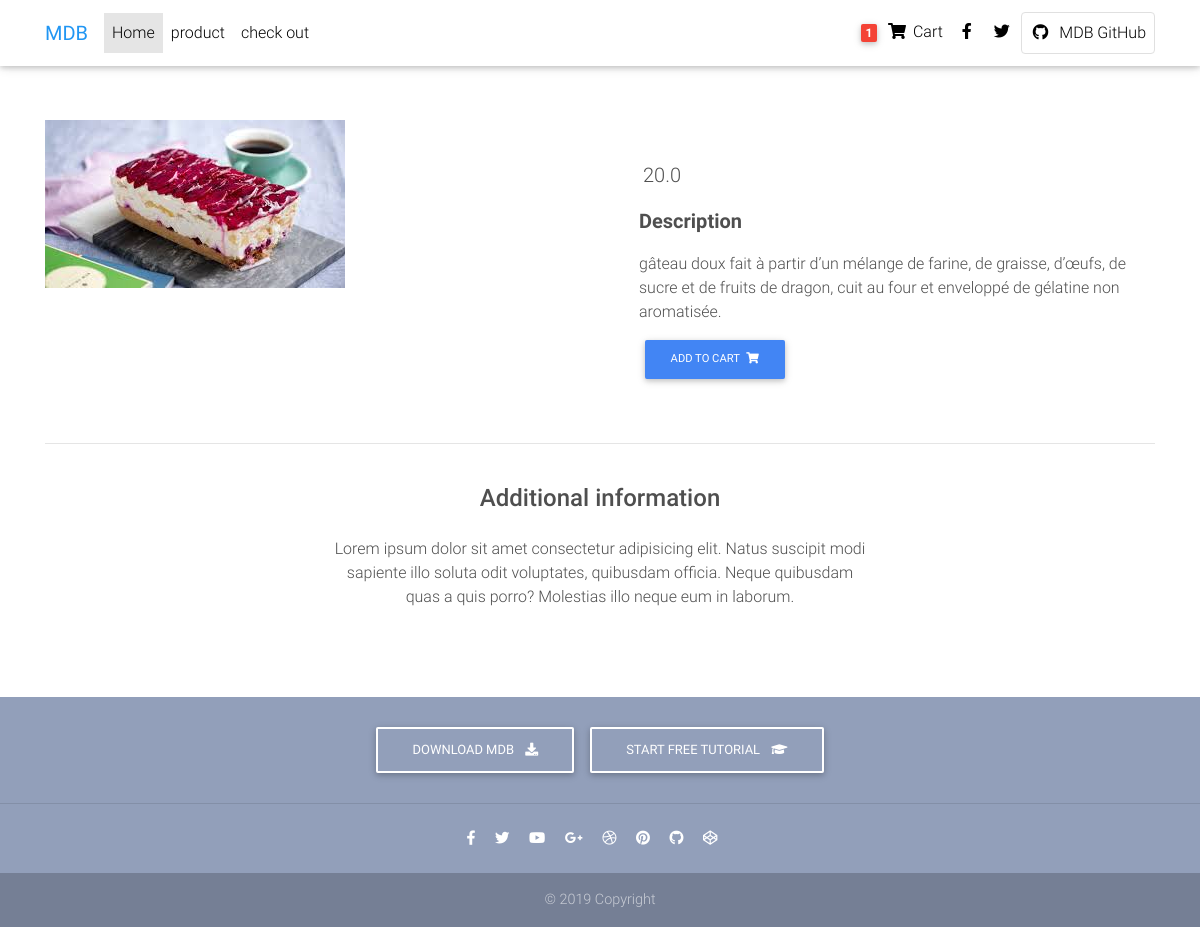
Page /product/cake/ on the earlier database version.
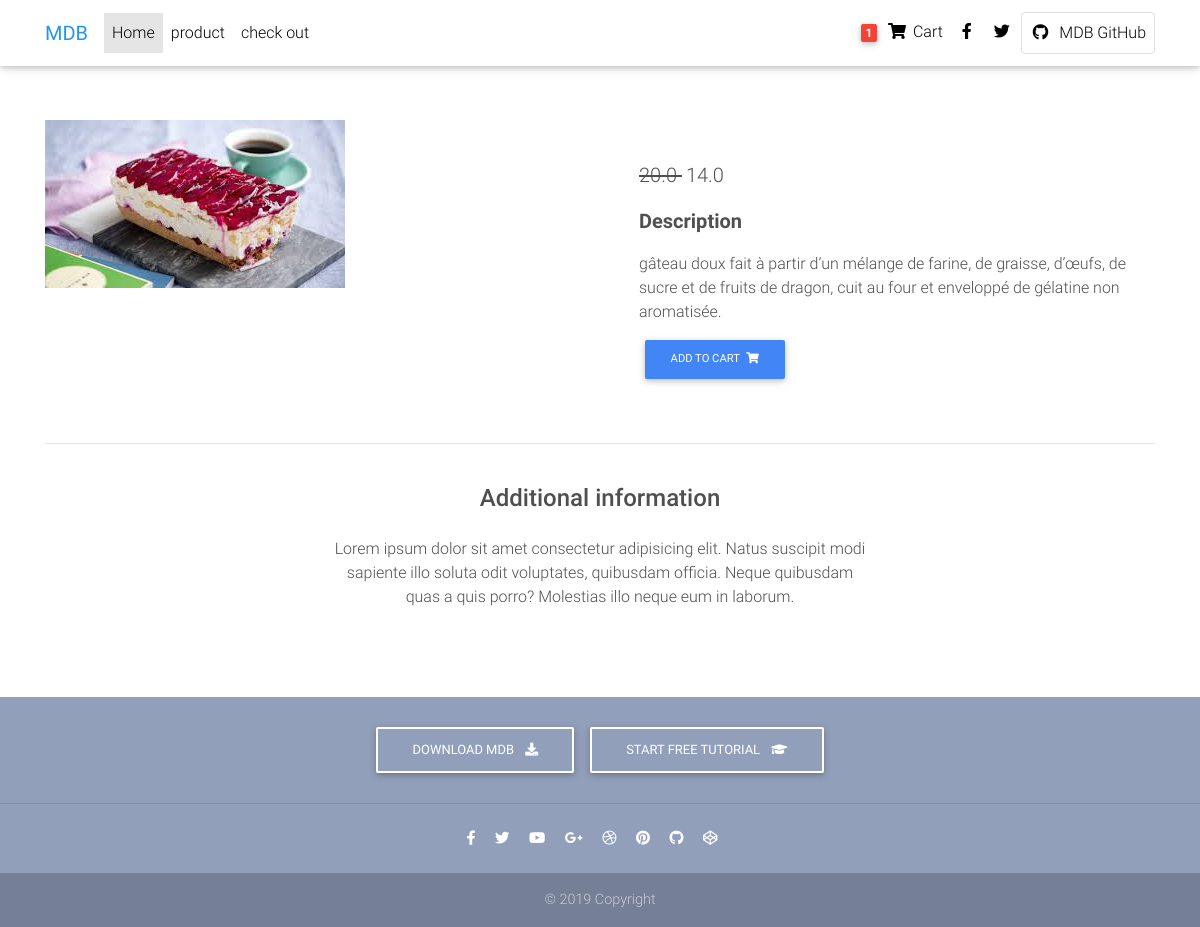
Same page on the later database version.
### core/models.py (models this page shows, shortened)
class Product(models.Model):
    title = models.CharField(max_length=100)
    price = models.FloatField()
    discount_price = models.FloatField(blank=True, null=True)
    category = models.ForeignKey(Category, blank=True, null=True, on_delete=models.CASCADE)
    subcategory = models.ForeignKey(SubCategory, blank=True, null=True, on_delete=models.CASCADE)
    slug = models.SlugField(blank=True)
    photo = models.ImageField(upload_to="gallery",default="gallery/food.png")
    description = models.TextField(default="No description available for this product")
    additional_items = models.ManyToManyField(AdditionalItem, blank=True, null=True)
    def get_add_to_cart_url(self):
        return reverse("core:add_to_cart", kwargs={'slug': self.slug})

### core/views.py (the view)
# urls.py: path('product/<slug>/', ProductDetail.as_view(), name='product'),
class ProductDetail(DetailView):
    model = Product

### templates/core/product_detail.html (shortened to what this page needs)
{% extends "core/basic.html" %}
{% block content %}
  <nav class="navbar fixed-top navbar-expand-lg navbar-light white scrolling-navbar">
    <div class="container">
      <a class="navbar-brand waves-effect" href="https://mdbootstrap.com/docs/jquery/" target="_blank">
        <strong class="blue-text">MDB</strong>
      </a>
      <div class="collapse navbar-collapse" id="navbarSupportedContent">
        <ul class="navbar-nav mr-auto">
          <li class="nav-item active">
            <a class="nav-link waves-effect" href="/">Home
            </a>
          </li>
          <li class="nav-item">
            <a class="nav-link waves-effect" href="/product/">product</a>
          </li>
          <li class="nav-item">
            <a class="nav-link waves-effect" href="/check_out/">check out
              </a>
          </li>
        </ul>
        <ul class="navbar-nav nav-flex-icons">
          <li class="nav-item">
            <a class="nav-link waves-effect">
              <span class="badge red z-depth-1 mr-1"> 1 </span>
              <i class="fas fa-shopping-cart"></i>
              <span class="clearfix d-none d-sm-inline-block"> Cart </span>
            </a>
          </li>
          <li class="nav-item">
            <a href="https://www.facebook.com/mdbootstrap" class="nav-link waves-effect" target="_blank">
              <i class="fab fa-facebook-f"></i>
            </a>
          </li>
          <li class="nav-item">
            <a href="https://twitter.com/MDBootstrap" class="nav-link waves-effect" target="_blank">
              <i class="fab fa-twitter"></i>
            </a>
          </li>
          <li class="nav-item">
            <a href="https://github.com/mdbootstrap/bootstrap-material-design" class="nav-link border border-light rounded waves-effect"
              target="_blank">
              <i class="fab fa-github mr-2"></i>MDB GitHub
            </a>
          </li>
        </ul>
      </div>
    </div>
  </nav>
  <main class="mt-5 pt-4">
    <div class="container dark-grey-text mt-5">
      <div class="row wow fadeIn">
        <div class="col-md-6 mb-4">
            <img src="{{ object.photo.url }}" class="img-fluid" alt="">
        </div>
        <div class="col-md-6 mb-4">
          <div class="p-4">
            <p class="lead">
              <span class="mr-1">
                <del>
                  {% if object.discount_price %}
                  {{object.price}}
                  {% endif %}
                </del>
              </span>
              <span>
                {% if object.discount_price %}
                  {{object.discount_price}}
                {% else %}
                    {{object.price}}
                {% endif %}
            </span>
            </p>
            <p class="lead font-weight-bold">Description</p>
            <p>{{object.description}}</p>
            <a href="{{object.get_add_to_cart_url}}" class="btn btn-primary btn-md my-0 p">Add to cart
              <i class="fas fa-shopping-cart ml-1"></i>
            </a>
          </div>
        </div>
      </div>
      <hr>
      <div class="row d-flex justify-content-center wow fadeIn">
        <div class="col-md-6 text-center">
          <h4 class="my-4 h4">Additional information</h4>
          <p>Lorem ipsum dolor sit amet consectetur adipisicing elit. Natus suscipit modi sapiente illo soluta odit
            voluptates,
            quibusdam officia. Neque quibusdam quas a quis porro? Molestias illo neque eum in laborum.</p>
        </div>
      </div>
      <div class="row wow fadeIn">
        <div class="col-lg-4 col-md-12 mb-4">
        </div>
        <div class="col-lg-4 col-md-6 mb-4">
        </div>
        <div class="col-lg-4 col-md-6 mb-4">
        </div>
      </div>
    </div>
  </main>
{% endblock content %}

### templates/core/basic.html (shortened to what this page needs)
<!DOCTYPE html>
<html lang="en">
{% load static %}
<head>
  <link rel="stylesheet" href="https://use.fontawesome.com/releases/v5.11.2/css/all.css">
  <link href="{% static 'css/bootstrap.min.css' %}" rel="stylesheet">
  <link href="{% static 'css/mdb.min.css' %}" rel="stylesheet">
  <link href="{% static 'css/style.min.css' %}" rel="stylesheet">
</head>
    {% block content  %}
    {% endblock content %}
    <footer class="page-footer text-center font-small mt-4 wow fadeIn">
      <div class="pt-4">
        <a class="btn btn-outline-white" href="https://mdbootstrap.com/docs/jquery/getting-started/download/" target="_blank"
          role="button">Download MDB
          <i class="fas fa-download ml-2"></i>
        </a>
        <a class="btn btn-outline-white" href="https://mdbootstrap.com/education/bootstrap/" target="_blank" role="button">Start
          free tutorial
          <i class="fas fa-graduation-cap ml-2"></i>
        </a>
      </div>
      <hr class="my-4">
      <div class="pb-4">
        <a href="https://www.facebook.com/mdbootstrap" target="_blank">
          <i class="fab fa-facebook-f mr-3"></i>
        </a>
        <a href="https://twitter.com/MDBootstrap" target="_blank">
          <i class="fab fa-twitter mr-3"></i>
        </a>
        <a href="https://www.youtube.com/watch?v=7MUISDJ5ZZ4" target="_blank">
          <i class="fab fa-youtube mr-3"></i>
        </a>
        <a href="https://plus.google.com/u/0/b/107863090883699620484" target="_blank">
          <i class="fab fa-google-plus-g mr-3"></i>
        </a>
        <a href="https://dribbble.com/mdbootstrap" target="_blank">
          <i class="fab fa-dribbble mr-3"></i>
        </a>
        <a href="https://pinterest.com/mdbootstrap" target="_blank">
          <i class="fab fa-pinterest mr-3"></i>
        </a>
        <a href="https://github.com/mdbootstrap/bootstrap-material-design" target="_blank">
          <i class="fab fa-github mr-3"></i>
        </a>
        <a href="http://codepen.io/mdbootstrap/" target="_blank">
          <i class="fab fa-codepen mr-3"></i>
        </a>
      </div>
      <div class="footer-copyright py-3">
        © 2019 Copyright
      </div>
    </footer>
</body>
</html>

Differences in the rows shown:
changed Product: discount_price (not shown) → "14.0"
